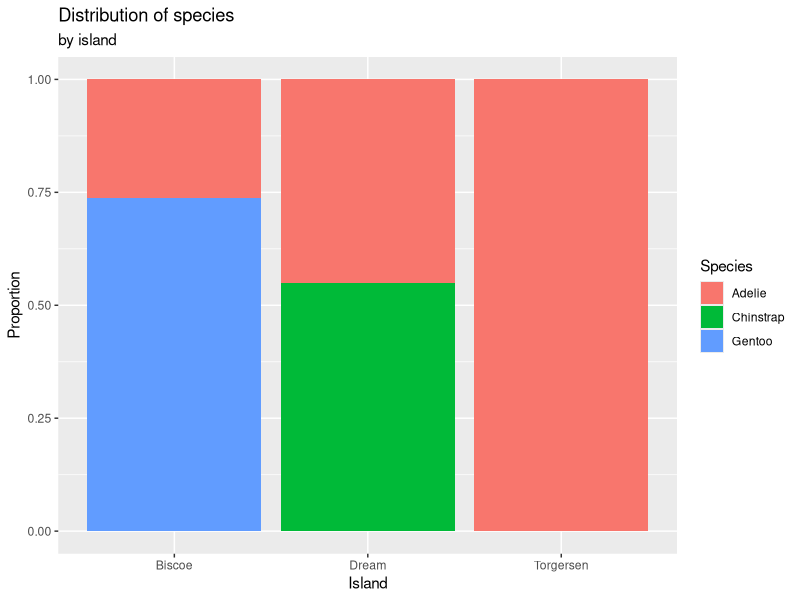
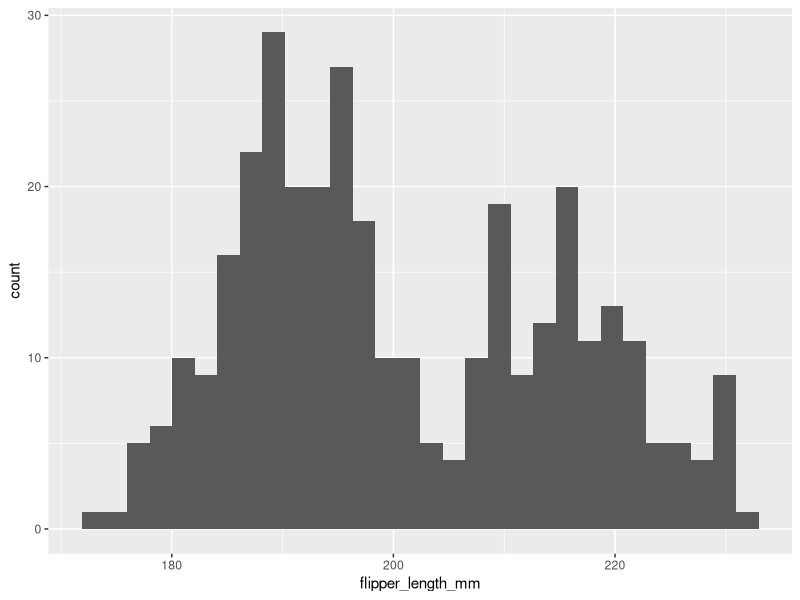

R code for these plots, in order:
## ---- chunk 1
knitr::opts_chunk$set(message = TRUE, 
                      warning = TRUE, 
                      echo = TRUE,
                      fig.width = 6, #width of figure
                      fig.asp = .618, #set figure height based on aspect ratio
                      out.width = "75%", #width relative to text
                      fig.align = "center" #alignment
                      )
## ---- chunk 2
library(tidyverse)
library(palmerpenguins) #use the penguins data frame
library(knitr)
## ---- chunk 3
# set consistent theme
#theme_set(ggplot2::theme_minimal())

color_palette <- list(gray = "#999999", 
                      green = "#009E73", 
                      yellow = "#F0E442", 
                      darkblue = "#0072B2", 
                      purple = "#800080", 
                      orange = "#ff8c00",
                      cyan = "#008B8B"
                      )
## ---- chunk 4
ggplot(data = penguins, aes(x = island, fill = species)) + 
  geom_bar(position = "fill") + 
  labs(x = "Island", 
       y = "Proportion",
       fill = "Species", 
       title = "Distribution of species", 
       subtitle = "by island")
## ---- chunk 5
# add code here
ggplot(data = penguins, aes(x = flipper_length_mm)) + 
  geom_histogram()
## ---- chunk 6
## add code

